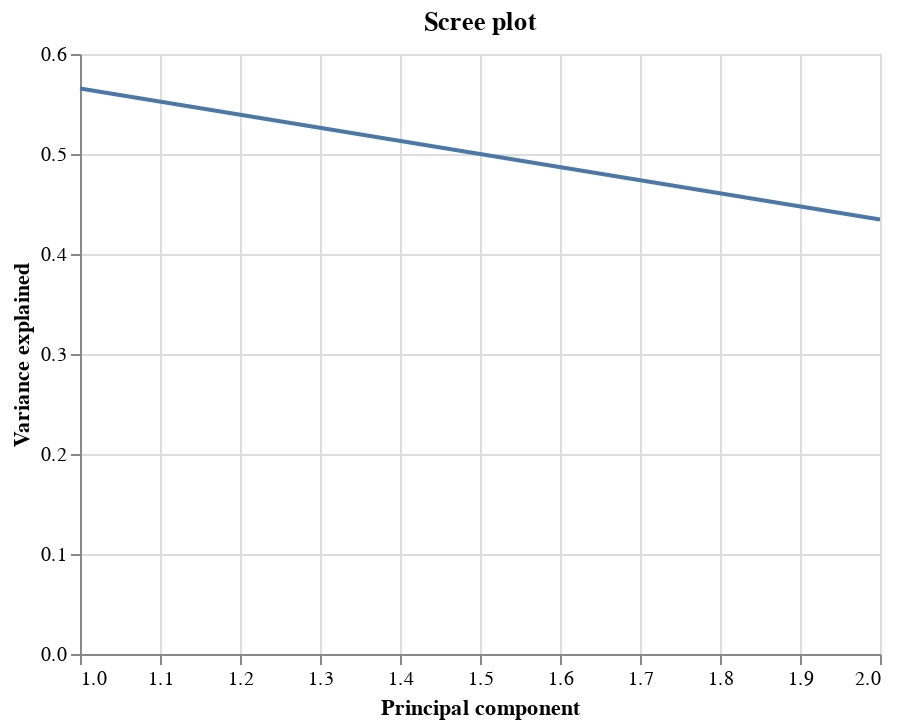

Notebook code cell kept with this figure:
### Code cell
neg_urbanization_residual_ratio.get_scree_plot()

### Figure 1 — Vega-Lite specification as saved in the notebook (floating-point values rounded to 4 significant figures)
{"config": {"view": {"continuousWidth": 400, "continuousHeight": 300}}, "data": {"name": "data-6664065c758e6e50edb82c14db7e713c"}, "mark": "line", "encoding": {"x": {"field": "indices", "title": "Principal component", "type": "quantitative"}, "y": {"field": "var_explained", "title": "Variance explained", "type": "quantitative"}}, "title": "Scree plot", "$schema": "https://vega.github.io/schema/vega-lite/v4.17.0.json", "datasets": {"data-6664065c758e6e50edb82c14db7e713c": [{"indices": 1, "var_explained": 0.5656}, {"indices": 2, "var_explained": 0.4344}]}}
